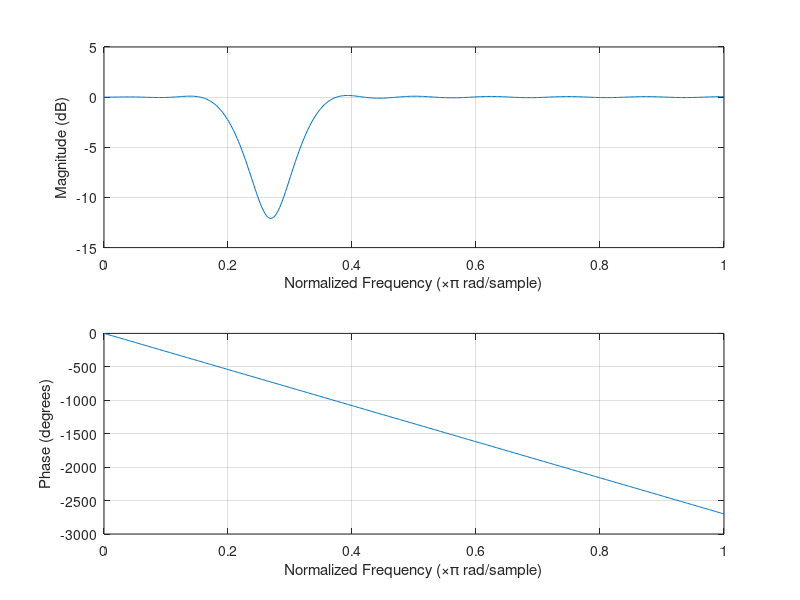
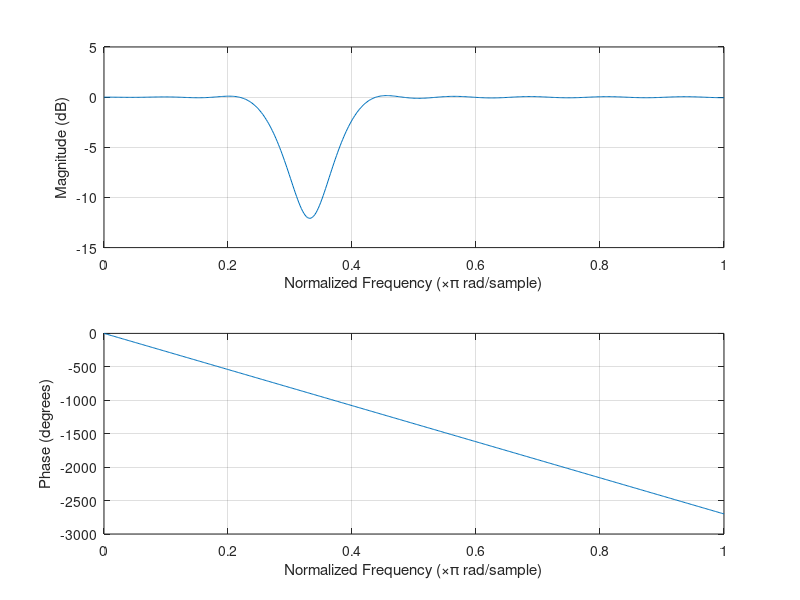

These figures' MATLAB source, in order:
% SPDX-FileCopyrightText: 2026 Arntzen Software AS
% SPDX-FileContributor: Hans-Kristian Arntzen
% SPDX-License-Identifier: LGPL-3.0+

% Filter design for parallel-gs NTSC/PAL filtering.
pkg load signal;

% As defined by BT.601.
bt601_rate = 13.5e6;

% The subclock of PS2 seems to be 4x BT.601 rate.
subpixel_rate = 4 * bt601_rate;
subpixel_nyquist = subpixel_rate / 2;

ntsc_subcarrier = 315e6 / 88;
pal_subcarrier = 4.43361875e6;

% Grabbed some sensible values from a paper that discusses a physical NTSC/PAL impl in 1997,
% so it looks plausible that PS2 would ship something similar.
ntsc_luma_bw = 4.2e6;
ntsc_luma_stop = 6.75e6;
ntsc_chroma_bw = 0.8e6;
ntsc_chroma_stop = 1.5e6;

% PAL-B which was used in Norway.
pal_luma_bw = 5e6;
pal_luma_stop = 6.75e6;
pal_chroma_bw = 1.0e6;
pal_chroma_stop = 2.0e6;

% BT.1358 calls for 11.0 MHz until falloff start, but that's for progressive scan which scales everything up.
% These sampling rates assume interlaced video.
% For progressive scan which BT.1358 is defined for, the BT.601 rate of 13.5 MHz is doubled to 27 MHz.
% Chroma is half BW of luma as expected since sampling rate is 4:2:2 pattern.
ypbpr_luma_bw = 5.5e6;
ypbpr_luma_stop = 8e6;
ypbpr_chroma_bw = 2.8e6;
ypbpr_chroma_stop = 4e6;

% First stage of downsampling from 54 MHz to 27 MHz.
% Assume some zero-order hold behavior coming out of the CRTC due to its subclock behavior.
% Most likely it's just holding pixels until the horizontal divider clocks enough times.
% 640 * 4 = 2560
% 512 * 5 = 2560
% 256 * 10 = 2560
% etc ...
% Allow some aliasing to go through to keep filter length reasonable.
% We'll filter that away in the next pass.
ntsc_downsampling_filter = firls(14, [0, ntsc_luma_bw * 1.1, subpixel_nyquist * 0.7, subpixel_nyquist] / subpixel_nyquist, [1 1 0 0]);
pal_downsampling_filter = firls(14, [0, pal_luma_bw * 1.1, subpixel_nyquist * 0.7, subpixel_nyquist] / subpixel_nyquist, [1 1 0 0]);

% Encode filters at 27 MHz. Pure low-pass.
%luma_lp_encode = fir1(30, 0.3689, 'low', kaiser(31, 8.0))'
ntsc_luma_lp_encode = firls(30, [0, ntsc_luma_bw, ntsc_luma_stop, bt601_rate] / bt601_rate, [1 1 0 0]);
ntsc_chroma_lp_encode = firls(30, [0, ntsc_chroma_bw, ntsc_chroma_stop, bt601_rate] / bt601_rate, [1 1 0 0]);
pal_luma_lp_encode = firls(30, [0, pal_luma_bw, ntsc_luma_stop, bt601_rate] / bt601_rate, [1 1 0 0]);
pal_chroma_lp_encode = firls(30, [0, pal_chroma_bw, ntsc_chroma_stop, bt601_rate] / bt601_rate, [1 1 0 0]);

% Decoding composite is much harder.

% NTSC decode
% Suppress the luma DC which ends up at subcarrier freq after demodulating.
ntsc_chroma_lp_decode = firls(64 - 6, [0, ntsc_chroma_bw, ntsc_chroma_stop, bt601_rate] / bt601_rate, [1 1 0 0])';

ntsc_subcarrier_w = ntsc_subcarrier / (2 * bt601_rate);
subcarrier_zero = exp(2 * pi * j * ntsc_subcarrier_w);
subcarrier_notch = real(conv([1, -subcarrier_zero], [1, -conj(subcarrier_zero)]));
subcarrier_notch = subcarrier_notch' / sum(subcarrier_notch);
ntsc_chroma_lp_decode = conv(ntsc_chroma_lp_decode, subcarrier_notch);

% Suppress the carrier when decoding luma. This leads to less detail in luma. IIR would likely be better, but that's a massive pain on GPUs.

% Declaring vectors in Octave is super annoying :(
ntsc_bands = [0, ntsc_subcarrier - 1.3e6, ntsc_subcarrier - 0.1e6, ntsc_subcarrier + 0.1e6, ntsc_subcarrier + 1.3e6, bt601_rate];
% Don't suppress to zero since it rings a lot
ntsc_luma_lp_decode = firls(30, ntsc_bands / bt601_rate, [1, 1, 0.25, 0.25, 1, 1]);

% Suppress harmonics of subcarrier which arise when demodulating.
ntsc_subcarrier_w = 2.0 * ntsc_subcarrier / (2 * bt601_rate);
subcarrier_zero = exp(2 * pi * j * ntsc_subcarrier_w);
subcarrier_notch = real(conv([1, -subcarrier_zero], [1, -conj(subcarrier_zero)]));
subcarrier_notch = subcarrier_notch' / sum(subcarrier_notch);
ntsc_chroma_lp_decode = conv(ntsc_chroma_lp_decode, subcarrier_notch)';

% PAL decode
% Just use different carrier freqs.
pal_chroma_lp_decode = firls(64 - 6, [0, pal_chroma_bw, pal_chroma_stop, bt601_rate] / bt601_rate, [1 1 0 0])';

pal_subcarrier_w = pal_subcarrier / (2 * bt601_rate);
subcarrier_zero = exp(2 * pi * j * pal_subcarrier_w);
subcarrier_notch = real(conv([1, -subcarrier_zero], [1, -conj(subcarrier_zero)]));
subcarrier_notch = subcarrier_notch' / sum(subcarrier_notch);
pal_chroma_lp_decode = conv(pal_chroma_lp_decode, subcarrier_notch);

pal_bands = [0, pal_subcarrier - 1.3e6, pal_subcarrier - 0.1e6, pal_subcarrier + 0.1e6, pal_subcarrier + 1.3e6, bt601_rate];

pal_luma_lp_decode = firls(64 - 4, [0, pal_luma_bw * 1.1, pal_luma_stop * 1.1, bt601_rate] / bt601_rate, [1 1 0 0]);
subcarrier_notch = real(conv([1, -subcarrier_zero], [1, -conj(subcarrier_zero)]));
subcarrier_notch = subcarrier_notch' / sum(subcarrier_notch);
pal_luma_lp_decode = firls(30, pal_bands / bt601_rate, [1 1 0.25 0.25 1 1]);

% Suppress harmonics of subcarrier which arise when demodulating.
pal_subcarrier_w = 2.0 * pal_subcarrier / (2 * bt601_rate);
subcarrier_zero = exp(2 * pi * j * pal_subcarrier_w);
subcarrier_notch = real(conv([1, -subcarrier_zero], [1, -conj(subcarrier_zero)]));
subcarrier_notch = subcarrier_notch' / sum(subcarrier_notch);
pal_chroma_lp_decode = conv(pal_chroma_lp_decode, subcarrier_notch)';

ntsc_luma_lp_decode = ntsc_luma_lp_decode / sum(ntsc_luma_lp_decode);
pal_luma_lp_decode = pal_luma_lp_decode / sum(pal_luma_lp_decode);
ntsc_chroma_lp_decode = ntsc_chroma_lp_decode / sum(ntsc_chroma_lp_decode);
pal_chroma_lp_decode = pal_chroma_lp_decode / sum(pal_chroma_lp_decode);

% Normalize the filters so that DC gain is exactly 0.0 dB.
ntsc_downsampling_filter = ntsc_downsampling_filter / sum(ntsc_downsampling_filter);
ntsc_luma_lp_encode = ntsc_luma_lp_encode / sum(ntsc_luma_lp_encode);
ntsc_chroma_lp_encode = ntsc_chroma_lp_encode / sum(ntsc_chroma_lp_encode);
ntsc_luma_lp_decode = ntsc_luma_lp_decode / sum(ntsc_luma_lp_decode);
ntsc_chroma_lp_decode = ntsc_chroma_lp_decode / sum(ntsc_chroma_lp_decode);

% Bandpass filters for Y / C separation.
chroma_bandpass = firls(30, [0, pal_chroma_bw * 0.5, pal_chroma_stop * 0.75, bt601_rate] / bt601_rate, [1 1 0 0])';
chroma_bandpass = chroma_bandpass / sum(chroma_bandpass);
ntsc_chroma_bandpass = 2.0 * chroma_bandpass .* cos((2 * pi * ntsc_subcarrier / (bt601_rate * 2)) * (-15 : 15));
pal_chroma_bandpass = 2.0 * chroma_bandpass .* cos((2 * pi * pal_subcarrier / (bt601_rate * 2)) * (-15 : 15));

%h = figure();
%set(h, 'Name', 'NTSC chroma bandpass filter');
%freqz(ntsc_chroma_bandpass);

%h = figure();
%set(h, 'Name', 'PAL chroma bandpass filter');
%freqz(pal_chroma_bandpass);


pal_downsampling_filter = pal_downsampling_filter / sum(pal_downsampling_filter);
pal_luma_lp_encode = pal_luma_lp_encode / sum(pal_luma_lp_encode);
pal_chroma_lp_encode = pal_chroma_lp_encode / sum(pal_chroma_lp_encode);
pal_luma_lp_decode = pal_luma_lp_decode / sum(pal_luma_lp_decode);
pal_chroma_lp_decode = pal_chroma_lp_decode / sum(pal_chroma_lp_decode);

%h = figure();
%set(h, 'Name', 'NTSC downsample filter');
%freqz(ntsc_downsampling_filter);

%h = figure();
%set(h, 'Name', 'NTSC Y encode filter @ 27 MHz');
%freqz(ntsc_luma_lp_encode);

%h = figure();
%set(h, 'Name', 'NTSC UV encode filter @ 27 MHz');
%freqz(ntsc_chroma_lp_encode);

h = figure();
set(h, 'Name', 'NTSC Y decode filter @ 27 MHz');
freqz(ntsc_luma_lp_decode);

%h = figure();
%set(h, 'Name', 'NTSC UV decode filter @ 27 MHz');
%freqz(ntsc_chroma_lp_decode);

%h = figure();
%set(h, 'Name', 'PAL downsample filter @ 27 MHz');
%freqz(pal_downsampling_filter);

%h = figure();
%set(h, 'Name', 'PAL Y encode filter @ 27 MHz');
%freqz(pal_luma_lp_encode);

%h = figure();
%set(h, 'Name', 'PAL UV encode filter @ 27 MHz');
%freqz(pal_chroma_lp_encode);

h = figure();
set(h, 'Name', 'PAL Y decode filter @ 27 MHz');
freqz(pal_luma_lp_decode);

%h = figure();
%set(h, 'Name', 'PAL UV decode filter @ 27 MHz');
%freqz(pal_chroma_lp_decode);

ypbpr_downsampling_filter = firls(14, [0, ypbpr_luma_bw, subpixel_nyquist * 0.6, subpixel_nyquist] / subpixel_nyquist, [1 1 0 0]);
ypbpr_luma_filter = firls(30, [0, ypbpr_luma_bw, ypbpr_luma_stop, bt601_rate] / bt601_rate, [1 1 0 0]);
ypbpr_chroma_filter = firls(30, [0, ypbpr_chroma_bw, ypbpr_chroma_stop, bt601_rate] / bt601_rate, [1 1 0 0]);

%h = figure();
%set(h, 'Name', 'YPbPr downsample filter');
%freqz(ypbpr_downsampling_filter);

%h = figure();
%set(h, 'Name', 'YPbPr luma filter @ 27 MHz');
%freqz(ypbpr_luma_filter);

%h = figure();
%set(h, 'Name', 'YPbPr chroma filter @ 27 MHz');
%freqz(ypbpr_chroma_filter);


assert(length(ntsc_downsampling_filter) == 15, "Length must be 15");
assert(length(ntsc_luma_lp_encode) == 31, "Length must be 31");
assert(length(ntsc_chroma_lp_encode) == 31, "Length must be 31");
assert(length(ntsc_luma_lp_decode) == 31, "Length must be 31");
assert(length(ntsc_chroma_lp_decode) == 63, "Length must be 63");
assert(length(ntsc_chroma_bandpass) == 31, "Length must be 31");

assert(length(pal_downsampling_filter) == 15, "Length must be 15");
assert(length(pal_luma_lp_encode) == 31, "Length must be 31");
assert(length(pal_chroma_lp_encode) == 31, "Length must be 31");
assert(length(pal_luma_lp_decode) == 31, "Length must be 63");
assert(length(pal_chroma_lp_decode) == 63, "Length must be 31");
assert(length(pal_chroma_bandpass) == 31, "Length must be 31");

assert(length(ypbpr_downsampling_filter) == 15, "Length must be 15");
assert(length(ypbpr_luma_filter) == 31, "Length must be 31");
assert(length(ypbpr_chroma_filter) == 31, "Length must be 31");

printf("// Autogenerated by generate_analog_filters.m\n");
printf("const float DownsamplingKernelNTSC[16] = float[](\n");
printf("    0.0,\n");
printf("    %.10f,\n", ntsc_downsampling_filter(1:14));
printf("    %.10f);\n", ntsc_downsampling_filter(15));
printf("\n");
printf("const float LumaEncodeNTSC[31] = float[](\n");
printf("    %.10f,\n", ntsc_luma_lp_encode(1:30));
printf("    %.10f);\n", ntsc_luma_lp_encode(31));
printf("\n");
printf("const float ChromaEncodeNTSC[31] = float[](\n");
printf("    %.10f,\n", ntsc_chroma_lp_encode(1:30));
printf("    %.10f);\n", ntsc_chroma_lp_encode(31));
printf("\n");
printf("const float LumaDecodeNTSC[31] = float[](\n");
printf("    %.10f,\n", ntsc_luma_lp_decode(1:30));
printf("    %.10f);\n", ntsc_luma_lp_decode(31));
printf("\n");
printf("const float ChromaDecodeNTSC[63] = float[](\n");
printf("    %.10f,\n", ntsc_chroma_lp_decode(1:62));
printf("    %.10f);\n", ntsc_chroma_lp_decode(63));
printf("\n");
printf("const float DownsamplingKernelPAL[16] = float[](\n");
printf("    0.0,\n");
printf("    %.10f,\n", pal_downsampling_filter(1:14));
printf("    %.10f);\n", pal_downsampling_filter(15));
printf("\n");
printf("const float LumaEncodePAL[31] = float[](\n");
printf("    %.10f,\n", pal_luma_lp_encode(1:30));
printf("    %.10f);\n", pal_luma_lp_encode(31));
printf("\n");
printf("const float ChromaEncodePAL[31] = float[](\n");
printf("    %.10f,\n", pal_chroma_lp_encode(1:30));
printf("    %.10f);\n", pal_chroma_lp_encode(31));
printf("\n");
printf("const float LumaDecodePAL[31] = float[](\n");
printf("    %.8f,\n", pal_luma_lp_decode(1:30));
printf("    %.8f);\n", pal_luma_lp_decode(31));
printf("\n");
printf("const float ChromaDecodePAL[63] = float[](\n");
printf("    %.8f,\n", pal_chroma_lp_decode(1:62));
printf("    %.8f);\n", pal_chroma_lp_decode(63));
printf("\n");
printf("const float ChromaBandpassNTSC[31] = float[](\n");
printf("    %.10f,\n", ntsc_chroma_bandpass(1:30));
printf("    %.10f);\n", ntsc_chroma_bandpass(31));
printf("\n");
printf("const float ChromaBandpassPAL[31] = float[](\n");
printf("    %.10f,\n", pal_chroma_bandpass(1:30));
printf("    %.10f);\n", pal_chroma_bandpass(31));
printf("const float DownsamplingKernelYPbPr[16] = float[](\n");
printf("    0.0,\n");
printf("    %.10f,\n", ypbpr_downsampling_filter(1:14));
printf("    %.10f);\n", ypbpr_downsampling_filter(15));
printf("\n");
printf("const float LumaEncodeYPbPr[31] = float[](\n");
printf("    %.10f,\n", ypbpr_luma_filter(1:30));
printf("    %.10f);\n", ypbpr_luma_filter(31));
printf("\n");
printf("const float ChromaEncodeYPbPr[31] = float[](\n");
printf("    %.10f,\n", ypbpr_chroma_filter(1:30));
printf("    %.10f);\n", ypbpr_chroma_filter(31));
printf("\n");

printf("\n");

printf("\n");

printf("////////\n");
